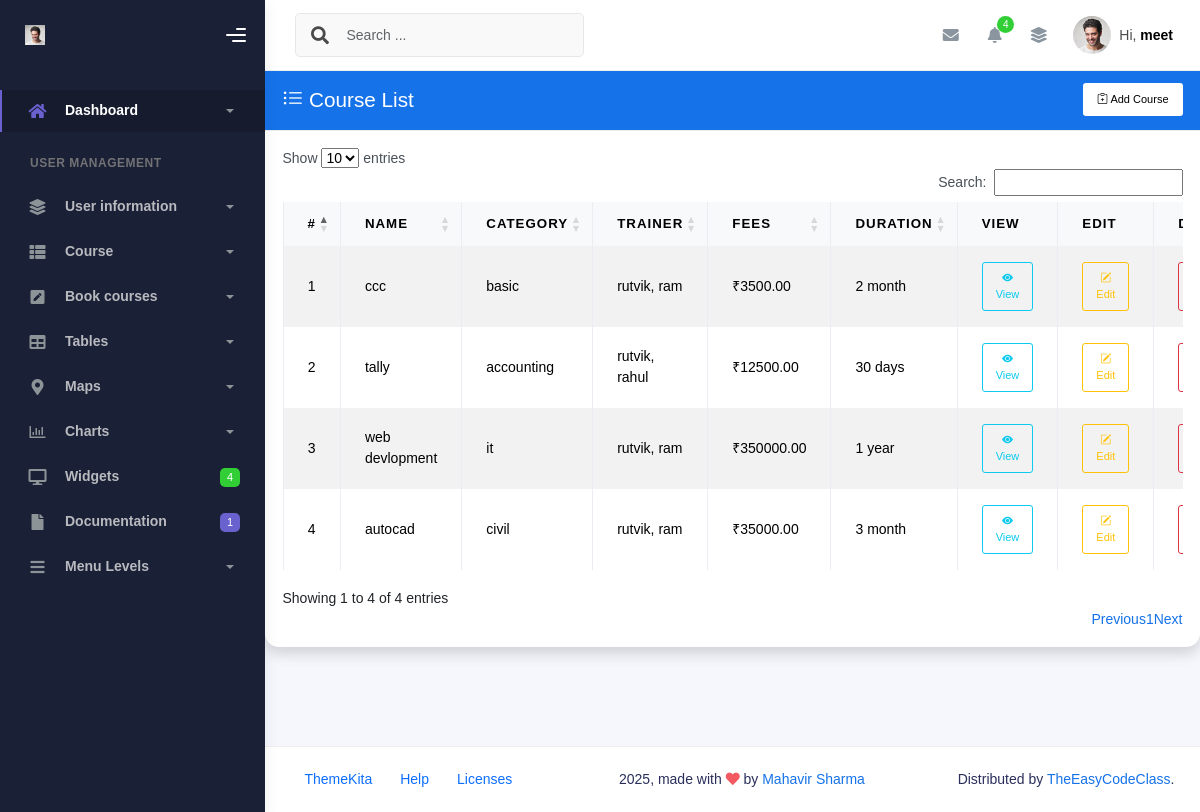
/course/courselist/ (signed in), run on the app's committed database.
### dashboard/models.py (models this page shows, shortened)
class User(AbstractUser):
    GENDER_CHOICES = [
        ('M', 'Male'),
        ('F', 'Female'),
        ('O', 'Other'),
    ]
    ROLE_CHOICES = [
        ('admin', 'Admin'),
        ('staff', 'Staff'),
        ('student', 'Student'),
    ]
    phone = models.CharField(max_length=15 ,blank=True,null=True)
    gender = models.CharField(max_length=1, choices=GENDER_CHOICES,blank=True,null=True)
    dob = models.DateField(verbose_name='Date of Birth', null=True, blank=True)
    profile_picture = models.ImageField(upload_to='students/', blank=True, null=True)
    role = models.CharField(max_length=10, choices=ROLE_CHOICES)
    enroll_number = models.CharField(max_length=20, unique=True, blank=True, null=True)
    objects = StudentUserManager()
    def __str__(self):
        return f"{self.username}"

class Course(models.Model):
    name = models.CharField(max_length=100)
    description = models.TextField()
    category = models.CharField(max_length=50)
    fees = models.DecimalField(max_digits=10, decimal_places=2)
    duration = models.CharField(max_length=50)  # Example: "3 Months"
    trainers = models.ManyToManyField(
        User,
        null=True,
        blank=True,
        limit_choices_to={'role': 'staff'},
        related_name='courses_as_trainer'
    )
    timing = models.CharField(max_length=100)  # Example: "Mon–Fri, 10AM–12PM"

### dashboard/views.py (the view)
# urls.py: path('course/courselist/',CourseListView.as_view(),name='course_list'),
class CourseListView(LoginRequiredAdminOnlyMixin,ListView):
    login_url = '/'
    model = Course
    template_name = 'dashboard/course-list.html'
    context_object_name = 'courses'

### dashboard/views.py (called while the page is built)
    def dispatch(self, request, *args, **kwargs):
        if not request.user.is_authenticated:
            return self.handle_no_permission()
        if getattr(request.user, 'role', None) != 'admin':
            raise Http404("Page not found")
        return super().dispatch(request, *args, **kwargs)

### dashboard/templates/dashboard/course-list.html (shortened to what this page needs)
{% extends 'dashboard/base.html' %}
{% load static %}
{% block content %}
<link rel="stylesheet" href="https://cdn.datatables.net/1.13.6/css/dataTables.bootstrap5.min.css">
<div class="container mt-10">
  <div class="card shadow border-0 rounded-4">
    <div class="card-header bg-primary text-white d-flex justify-content-between align-items-center">
      <h4 class="mb-0"><i class="bi bi-list-ul"></i> Course List</h4>
      <a href="{% url 'add_course' %}" class="btn btn-light btn-sm">
        <i class="bi-clipboard-plus	"></i> Add Course
      </a>
    </div>
    <div class="card-body">
      <div class="table-responsive">
        <table id="courseTable" class="table table-striped table-hover table-bordered align-middle">
          <thead class="table-light text-center">
            <tr>
              <th>#</th>
              <th>Name</th>
              <th>Category</th>
              <th>Trainer</th>
              <th>Fees</th>
              <th>Duration</th>
              <th>View</th>
              <th>Edit</th>
              <th>Delete</th>
            </tr>
          </thead>
          <tbody>
            {% for course in courses %}
            <tr>
              <td class="text-center">{{ forloop.counter }}</td>
              <td>{{ course.name }}</td>
              <td>{{ course.category }}</td>
              <td>
  {% for trainer in course.trainers.all %}
    {{ trainer }}{% if not forloop.last %}, {% endif %}
  {% empty %}
    No trainers assigned
  {% endfor %}
</td>
              <td>₹{{ course.fees }}</td>
              <td>{{ course.duration }}</td>
              <td class="text-center">
                <a href="{% url 'course_detail' course.id %}" class="btn btn-sm btn-outline-info w-100">
                  <i class="bi bi-eye-fill"></i> View
                </a>
              </td>
              <td class="text-center">
                <a href="{% url 'update_course' course.id %}" class="btn btn-sm btn-outline-warning w-100">
                  <i class="bi bi-pencil-square"></i> Edit
                </a>
              </td>
              <td class="text-center">
                <a href="{% url 'delete_course' course.id %}" class="btn btn-sm btn-outline-danger w-100"
                   onclick="return confirm('Are you sure you want to delete this course?');">
                </a>
              </td>
            </tr>
            {% endfor %}
          </tbody>
        </table>
      </div>
    </div>
  </div>
</div>
{% endblock %}

### dashboard/templates/dashboard/sidebar.html (shortened to what this page needs)
{% load static %}
<div class="wrapper">
      <div class="sidebar" data-background-color="dark">
        <div class="sidebar-logo">
          <div class="logo-header" data-background-color="dark">
            <a href="{% url 'index' %}" class="logo">
              {% if request.user.is_authenticated and request.user.profile_picture %}
  <img src="{{ request.user.profile_picture.url }}" alt="navbar brand" class="navbar-brand" height="20" />
{% else %}
  <img src="{% static 'dashboard/img/profile.jpg' %}" alt="navbar brand" class="navbar-brand" height="20" />
{% endif %}
            </a>
            <div class="nav-toggle">
              <button class="btn btn-toggle toggle-sidebar">
                <i class="gg-menu-right"></i>
              </button>
            </div>
          </div>
        </div>
        <div class="sidebar-wrapper scrollbar scrollbar-inner">
          <div class="sidebar-content">
            <ul class="nav nav-secondary">
              <li class="nav-item active">
                <a
                  data-bs-toggle="collapse"
                  href="#dashboard"
                  class="collapsed"
                  aria-expanded="false"
                >
                  <i class="fas fa-home"></i>
                  <p>Dashboard</p>
                  <span class="caret"></span>
                </a>
              </li>
              <li class="nav-section">
                <h4 class="text-section">User Management</h4>
              </li>
              <li class="nav-item">
                <a data-bs-toggle="collapse" href="#base">
                  <i class="fas fa-layer-group"></i>
                  <p>User information</p>
                  <span class="caret"></span>
                </a>
              </li>
              <li class="nav-item">
                <a data-bs-toggle="collapse" href="#sidebarLayouts">
                  <i class="fas fa-th-list"></i>
                  <p>Course</p>
                  <span class="caret"></span>
                </a>
              </li>
              <li class="nav-item">
                <a data-bs-toggle="collapse" href="#forms">
                  <i class="fas fa-pen-square"></i>
                  <p>Book courses</p>
                  <span class="caret"></span>
                </a>
              </li>
              <li class="nav-item">
                <a data-bs-toggle="collapse" href="#tables">
                  <i class="fas fa-table"></i>
                  <p>Tables</p>
                  <span class="caret"></span>
                </a>
              </li>
              <li class="nav-item">
                <a data-bs-toggle="collapse" href="#maps">
                  <i class="fas fa-map-marker-alt"></i>
                  <p>Maps</p>
                  <span class="caret"></span>
                </a>
              </li>
              <li class="nav-item">
                <a data-bs-toggle="collapse" href="#charts">
                  <i class="far fa-chart-bar"></i>
                  <p>Charts</p>
                  <span class="caret"></span>
                </a>
              </li>
              <li class="nav-item">
                <a href="widgets.html">
                  <i class="fas fa-desktop"></i>
                  <p>Widgets</p>
                  <span class="badge badge-success">4</span>
                </a>
              </li>
              <li class="nav-item">
                <a href="../../documentation/{% url 'index' %}">
                  <i class="fas fa-file"></i>
                  <p>Documentation</p>
                  <span class="badge badge-secondary">1</span>
                </a>
              </li>
              <li class="nav-item">
                <a data-bs-toggle="collapse" href="#submenu">
                  <i class="fas fa-bars"></i>
                  <p>Menu Levels</p>
                  <span class="caret"></span>
                </a>
              </li>
            </ul>
          </div>
        </div>
      </div>
      <div class="main-panel">
        <div class="main-header">
          <nav
            class="navbar navbar-header navbar-header-transparent navbar-expand-lg border-bottom"
          >
            <div class="container-fluid">
              <nav
                class="navbar navbar-header-left navbar-expand-lg navbar-form nav-search p-0 d-none d-lg-flex"
              >
                <div class="input-group">
                  <div class="input-group-prepend">
                    <button type="submit" class="btn btn-search pe-1">
                      <i class="fa fa-search search-icon"></i>
                    </button>
                  </div>
                  <input
                    type="text"
                    placeholder="Search ..."
                    class="form-control"
                  />
                </div>
              </nav>
              <ul class="navbar-nav topbar-nav ms-md-auto align-items-center">
                <li class="nav-item topbar-icon dropdown hidden-caret">
                  <a
                    class="nav-link dropdown-toggle"
                    href="#"
                    id="messageDropdown"
                    role="button"
                    data-bs-toggle="dropdown"
                    aria-haspopup="true"
                    aria-expanded="false"
                  >
                    <i class="fa fa-envelope"></i>
                  </a>
                </li>
                <li class="nav-item topbar-icon dropdown hidden-caret">
                  <a
                    class="nav-link dropdown-toggle"
                    href="#"
                    id="notifDropdown"
                    role="button"
                    data-bs-toggle="dropdown"
                    aria-haspopup="true"
                    aria-expanded="false"
                  >
                    <i class="fa fa-bell"></i>
                    <span class="notification">4</span>
                  </a>
                </li>
                <li class="nav-item topbar-icon dropdown hidden-caret">
                  <a
                    class="nav-link"
                    data-bs-toggle="dropdown"
                    href="#"
                    aria-expanded="false"
                  >
                    <i class="fas fa-layer-group"></i>
                  </a>
                </li>
                <li class="nav-item topbar-user dropdown hidden-caret">
                  <a
                    class="dropdown-toggle profile-pic"
                    data-bs-toggle="dropdown"
                    href="#"
                    aria-expanded="false"
                  >
                    <div class="avatar-sm">
                      <img
                        src="{% if request.user.profile_picture %}
                            {{ request.user.profile_picture.url }}
                          {% else %}
                            {% static 'dashboard/img/profile.jpg' %}
                          {% endif %}"
                        alt="..."
                        class="avatar-img rounded-circle"
                      />
                    </div>
                    <span class="profile-username">
                      <span class="op-7">Hi,</span>
                      <span class="fw-bold">{{ request.user.get_full_name|default:request.user.username }}</span>
                    </span>
                  </a>
                </li>
              </ul>
            </div>
          </nav>
        </div>

### data on the page
User: user.get_full_name "meet"
Course: name "ccc", category "basic", fees "3500.00", duration "2 month"
User: username "rutvik"
User: username "ram"
Course: name "tally", category "accounting", fees "12500.00", duration "30 days"
User: username "rahul"
Course: name "web devlopment", category "it", fees "350000.00", duration "1 year"
Course: name "autocad", category "civil", fees "35000.00", duration "3 month"
